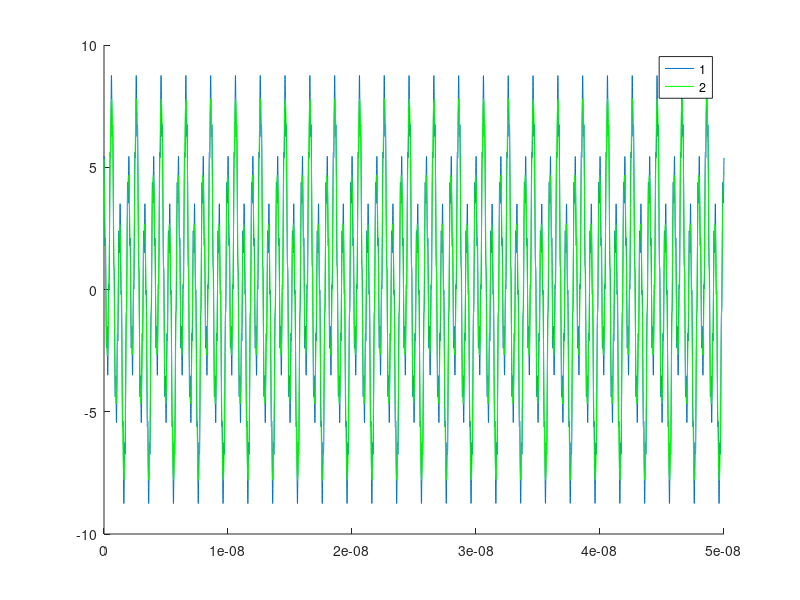

Recreate this plot in MATLAB.
t = 1e-9*linspace(0,50,10000);

Rx1 = 3*sin(2*pi*0.5*1e9*t)+ 5*sin(2*pi*1.5*1e9*t + 2) + 1*sin(2*pi*8.5*1e9*t + 1);

Sr = 1/(t(2)-t(1))
%cutoff = 2*pi*1e9*[0.8 1.8]/(Sr);
cutoff = 2*pi*1e9*1.8/(Sr);

figure(); hold on; plot(t,Rx1);
[b1,a1] = butter(10,cutoff,'low'); % Low pass Butterworth filter of order 10
low_data = filtfilt(b1,a1,Rx1); % filtering 
plot(t,low_data,'g'); legend('1','2');
hold off;